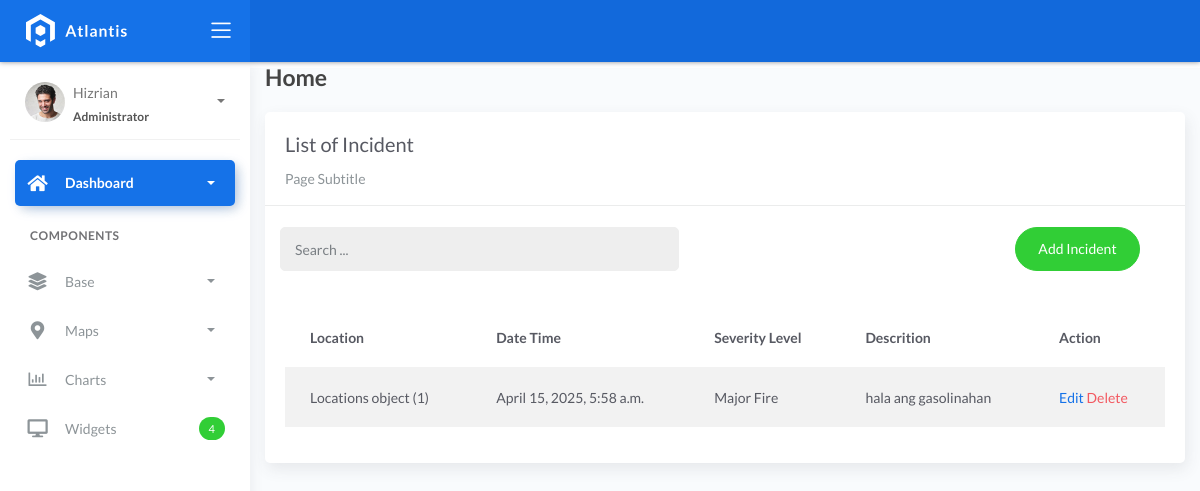
Before: /incident_list with the older database file.
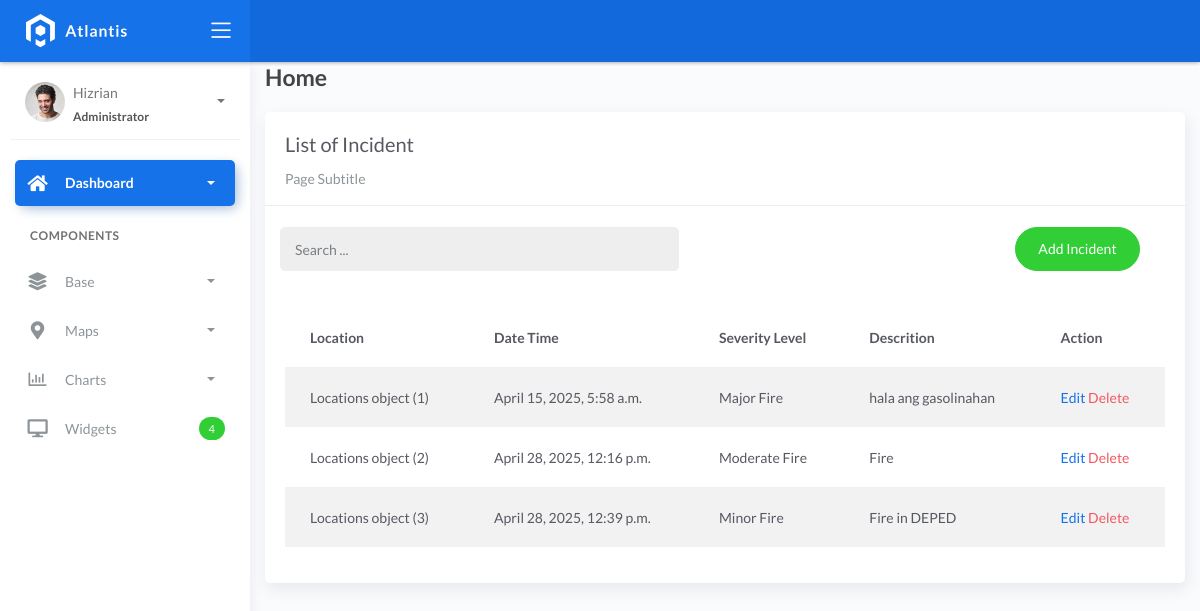
After: the same page with the newer database file.
### fire/models.py (models this page shows)
class BaseModel(models.Model):
    created_at = models.DateTimeField(auto_now_add=True, db_index=True)
    updated_at = models.DateTimeField(auto_now=True)
    class Meta:
        abstract = True

class Incident(BaseModel):
    SEVERITY_CHOICES = (
        ('Minor Fire', 'Minor Fire'),
        ('Moderate Fire', 'Moderate Fire'),
        ('Major Fire', 'Major Fire'),
    )
    location = models.ForeignKey(Locations, on_delete=models.CASCADE)
    date_time = models.DateTimeField(blank=True, null=True)
    severity_level = models.CharField(max_length=45, choices=SEVERITY_CHOICES)
    description = models.CharField(max_length=250)

class Locations(BaseModel):
    name = models.CharField(max_length=150)
    latitude = models.DecimalField(
        max_digits=22, decimal_places=16, null=True, blank=True)
    longitude = models.DecimalField(
        max_digits=22, decimal_places=16, null=True, blank=True)
    address = models.CharField(max_length=150)
    city = models.CharField(max_length=150)  # can be in separate table
    country = models.CharField(max_length=150)  # can be in separate table

### fire/views.py (the view)
# urls.py: path('incident_list', IncidentList.as_view(), name='incident-list'),
class IncidentList(ListView):
    model = Incident
    context_object_name = 'incident'
    template_name = 'incident_list.html'
    paginate_by = 5
    def get_queryset(self, *args, **kwargs):
        qs = super(IncidentList, self).get_queryset(*args, **kwargs)
        if self.request.GET.get("q") != None:
            query = self.request.GET.get('q')
            qs = qs.filter(Q(name__icontains=query) |
                            Q(description__icontains=query))
        return qs

### templates/incident_list.html (shortened to what this page needs)
{% extends 'base.html' %} {% load static %} {% block content %}
<div class="content">
    <div class="container-fluid">
        <h4 class="page-title">Home</h4>
        <div class="row">
            <div class="col-md-12">
                <div class="card">
                    <div class="card-header">
                        <div class="card-title">List of Incident</div>
                        <div class="card-category">Page Subtitle</div>
                    </div>
                    <br>
                        <div class="col-md-12 row">
                            <div class="col-md-6">
                                <form class="navbar-left navbar-form nav-search mr-md-3" action="{% url 'incident-list' %}">
                                    <div class="input-group">
                                        <input type="text" placeholder="Search ..." class="form-control" name="q">
                                        <div class="input-group-append">
                                        <span class="input-group-text">
                                        </span>
                                        </div>
                                    </div>
                                </form>
                            </div>
                            <div class="col-md-6">
                                <div class="pull-right">
                                    <a href="{% url 'incident-add' %}" class="btn btn-success btn-rounded">Add Incident</a>
                                </div>
                            </div>
                        </div>
                    <div class="card-body">
                        <table class="table table-striped mt-3">
                            <thead>
                                <tr>
                                    <th scope="col">Location</th>
                                    <th scope="col">Date Time</th>
                                    <th scope="col">Severity Level</th>
                                    <th scope="col">Descrition</th>
                                    <th scope="col">Action</th>
                                </tr>
                            </thead>
                            <tbody>
                                {% for object in object_list %}
                                <tr>
                                    <td>{{ object.location }}</td>
                                    <td>{{ object.date_time }}</td>
                                    <td>{{ object.severity_level }}</td>
                                    <td>{{ object.description }}</td>
                                    <td>
                                        <a href="incident_list/{{ object.id }}">Edit</a>
                                        <a href="incident_list/{{ object.id }}/delete" class="text-danger">Delete</a>
                                    </td>
                                </tr>
                                {% empty %}
                                <tr>
                                    <td colspan="4" style="text-align: center">
                                    <p class="text-sm font-weight-bold mb-0">No Records Found</p>
                                    </td>
                                </tr>
                                {% endfor %}
                            </tbody>
                        </table>
                    </div>
                </div>
            </div>
        </div>
    </div>
</div>
{% endblock %}

Changed rows visible on the page:
added Incident: location "Locations object (2)", date_time "April 28, 2025, 12:16 p.m.", severity_level "Moderate Fire", description "Fire"
added Incident: location "Locations object (3)", date_time "April 28, 2025, 12:39 p.m.", severity_level "Minor Fire", description "Fire in DEPED"
